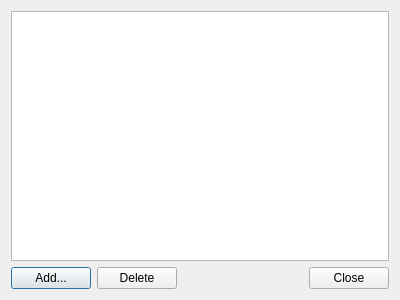
<?xml version="1.0" encoding="UTF-8"?>
<ui version="4.0">
 <class>TagEditDialog</class>
 <widget class="QDialog" name="TagEditDialog">
  <property name="geometry">
   <rect>
    <x>0</x>
    <y>0</y>
    <width>400</width>
    <height>300</height>
   </rect>
  </property>
  <property name="windowTitle">
   <string>Dialog</string>
  </property>
  <layout class="QVBoxLayout" name="verticalLayout">
   <item>
    <widget class="QListWidget" name="listWidget">
     <property name="editTriggers">
      <set>QAbstractItemView::NoEditTriggers</set>
     </property>
     <property name="selectionMode">
      <enum>QAbstractItemView::ExtendedSelection</enum>
     </property>
     <property name="horizontalScrollMode">
      <enum>QAbstractItemView::ScrollPerPixel</enum>
     </property>
    </widget>
   </item>
   <item>
    <layout class="QHBoxLayout" name="horizontalLayout">
     <item>
      <widget class="QPushButton" name="pushButton_add">
       <property name="text">
        <string>Add...</string>
       </property>
      </widget>
     </item>
     <item>
      <widget class="QPushButton" name="pushButton_delete">
       <property name="text">
        <string>Delete</string>
       </property>
      </widget>
     </item>
     <item>
      <spacer name="horizontalSpacer">
       <property name="orientation">
        <enum>Qt::Horizontal</enum>
       </property>
       <property name="sizeHint" stdset="0">
        <size>
         <width>40</width>
         <height>20</height>
        </size>
       </property>
      </spacer>
     </item>
     <item>
      <widget class="QPushButton" name="pushButton_4">
       <property name="text">
        <string>Close</string>
       </property>
      </widget>
     </item>
    </layout>
   </item>
  </layout>
 </widget>
 <resources/>
 <connections>
  <connection>
   <sender>pushButton_4</sender>
   <signal>clicked()</signal>
   <receiver>TagEditDialog</receiver>
   <slot>reject()</slot>
   <hints>
    <hint type="sourcelabel">
     <x>368</x>
     <y>222</y>
    </hint>
    <hint type="destinationlabel">
     <x>393</x>
     <y>226</y>
    </hint>
   </hints>
  </connection>
 </connections>
</ui>
